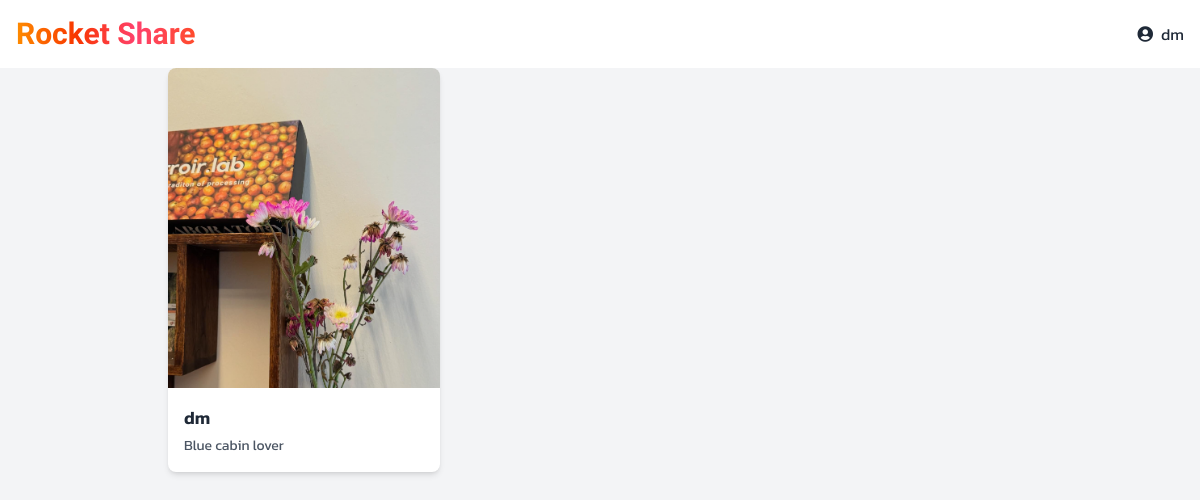
The app's page /list/user (signed in) with its own data.
### pinkky/models.py (models this page shows, shortened)
class Post(models.Model):
    author = models.ForeignKey(User, on_delete=models.CASCADE)
    image = models.ImageField(upload_to='post_images/', blank=True, null=True)
    content = models.TextField()
    location = models.ForeignKey(Location,on_delete=models.CASCADE)
    created_at = models.DateTimeField(auto_now_add=True)

### pinkky/views.py (the view)
# urls.py: path('list/user', post_list_user, name='post_list_user'),
@login_required
def post_list_user(request):
    posts = Post.objects.filter(author=request.user).order_by('-created_at')
    if request.method == 'POST':
        form = PostForm(request.POST, request.FILES)
        if form.is_valid():
            post = form.save(commit=False)
            post.author = request.user  # ตั้งผู้เขียนเป็นผู้ใช้ที่ล็อกอิน
            post.save()
            return redirect('post_list')  # รีไดเรกไปที่ post_list หลังจากบันทึกโพสต์แล้ว
    else:
        form = PostForm()
    return render(request, 'post_list_user.html', {
        'form': form,
        'posts': posts,
    })

### pinkky/templates/post_list_user.html (shortened to what this page needs)
{% extends 'base.html' %}
{% block main %}
<div class="bg-gray-100 min-h-screen">
    <div class="max-w-4xl mx-auto px-4">
        <div class="grid grid-cols-1 sm:grid-cols-2 md:grid-cols-3 lg:grid-cols-3 gap-6">
            {% for post in posts %}
            <a href="{% url 'post_detail' post.id %}" class="block bg-white rounded-lg shadow-md overflow-hidden hover:shadow-lg transition-shadow duration-300">
                {% if post.image %}
                <img src="{{ post.image.url }}" alt="Post Image" class="w-full h-80 object-cover">
                {% else %}
                <div class="w-full h-80 bg-gray-200 flex items-center justify-center">
                    <span class="text-gray-400">No Image</span>
                </div>
                {% endif %}
                <div class="p-4">
                    <h2 class="text-lg font-semibold text-gray-800">{{ post.author }}</h2>
                    <p class="text-sm text-gray-600 mt-1">{{ post.content|truncatewords:20 }}</p>
                </div>
            </a>
            {% endfor %}
        </div>
    </div>
</div>
{% endblock %}

### pinkky/templates/header.html (shortened to what this page needs)
<head>
  <link rel="stylesheet" href="https://cdnjs.cloudflare.com/ajax/libs/font-awesome/5.15.3/css/all.min.css">
</head>
<header class="bg-white text-blue-500 py-4">
  <nav class="max-w-7xl mx-auto px-4 flex justify-between items-center">
    <h1 class="text-3xl font-bold tinder-gradient-text" style="font-family: 'Lobster Two', cursive;">Rocket Share</h1>
    <ul class="menu bg-base-200 rounded-box flex space-x-4">
      {% if user.is_authenticated %}
        <li class="relative">
          <button id="profile-btn" class="text-gray-800 hover:text-blue-700 flex items-center space-x-2 focus:outline-none">
            <i class="fas fa-user-circle"></i>
            <span>{{ user.username }}</span>
          </button>
        </li>
      {% endif %}
    </ul>
  </nav>
</header>

### pinkky/templates/base.html (style rules this page uses)
* { font-family: "Kanit", serif; font-optical-sizing: auto; font-style: normal; }

### pinkky/templates/header.html (style rules this page uses)
.tinder-gradient-text { background: linear-gradient(90deg, #fe8c00, #f83600, #ff416c, #ff4b2b); -webkit-background-clip: text; color: transparent; }

### records on screen
Post: image (picture), author "dm", content "Blue cabin lover"

### other values on screen
{{ user.username }} "dm"
